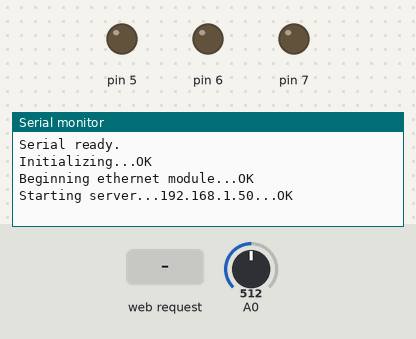
The sketch below on a simulated Arduino Uno, built with avr-gcc and run on an emulated ATmega328P. On the bench: output pins drawn as LEDs (lit = HIGH), the last lines printed to the serial monitor. Inputs (shaded band) come from the test bench; at power-on: A0 = 512. WiFi joins after 1.5 s; servers stay silent unless stated.

Above: at 2.7 s.
2.8 s: HTTP request GET /get_stat received
At 3.8 s:
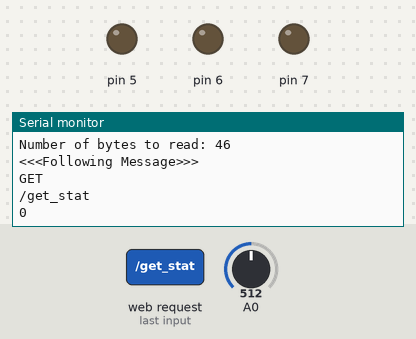
4.3 s: HTTP request GET /set_stat received
At 4.9 s:
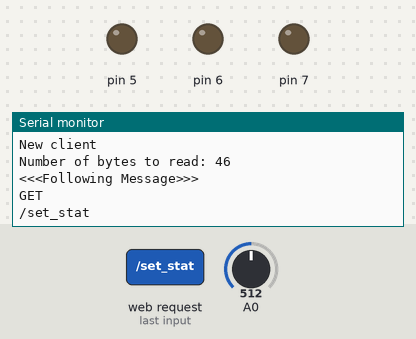

The sketch:

IoT_Wired_Multitab.ino
```cpp
#include <UIPEthernet.h>

#define AREFVOLTAGE 5.0

byte mac[] = { 0x00,0x0B,0xDC,0x1D,0x64,0xAE };
EthernetServer server = EthernetServer(80);

struct Relay8 {
	byte status;
	float latency;
} relay;

class ShiftArray {
private:
	int clkPin, latchPin, dataPin;
	byte data;

public:
	ShiftArray(int clkPin, int latchPin, int dataPin) {
		this->clkPin = clkPin;
		this->latchPin = latchPin;
		this->dataPin = dataPin;
		pinMode(clkPin, 1);
		pinMode(latchPin, 1);
		pinMode(dataPin, 1);
	}

	byte set(byte d) {
		digitalWrite(latchPin, 0);
		shiftOut(dataPin, clkPin, MSBFIRST, d);
		digitalWrite(latchPin, 1);
	}

	byte setWaitFor(byte d, void (*function)()) {
		digitalWrite(latchPin, 0);
		shiftOut(dataPin, clkPin, MSBFIRST, d);
		function();
		digitalWrite(latchPin, 1);
	}
} shifter(7,6,5);

class ACManager {
private:
	int adcPin;
	float divFactor;
	int vpp;
	uint32_t oldTime=0, nowTime=0, tmpTime=0;
	int oldV=0, nowV=0;

public:
	ACManager(int adcPin, float divFactor) {
		this->adcPin = adcPin;
		this->divFactor = divFactor;
	}

	int update() {
		oldV = nowV;
		nowV=analogRead(adcPin);
		if (nowV < oldV) {
			tmpTime = micros();
			oldTime = nowTime;
			nowTime = tmpTime;
			vpp = oldV;
			return 1;
		}
		return 0;
	}

	float getVPP() {
		return float(vpp)*AREFVOLTAGE*divFactor/1024.0;
	}

	float getFrequency() {
		return 1.0 / (nowTime - oldTime);
	}


} acm(A0,100);

void setup() {
	Serial.begin(115200);
	Serial.print(F("\r\nSerial ready."));

	Serial.print(F("\r\nInitializing..."));
	Serial.print(F("OK"));

	Serial.print(F("\r\nBeginning ethernet module..."));
	if (!Ethernet.begin(mac)) {
		Serial.print(F("Failed"));
		Serial.print(F("\r\nPlease restart Arduino"));
	}
	Serial.print(F("OK"));

	Serial.print(F("\r\nStarting server..."));

	server.begin();
	Serial.print(Ethernet.localIP());
	Serial.print(F("...OK"));

}

void loop() {
	EthernetClient client = server.available();
	acm.update();
	if (client) {
		char c;
		char buffer[50] = { 0 };
		char req[7] = { 0 };
		char url[20] = { 0 };
		int idx = 0;
		Serial.print(F("\r\n--------------------"));
		Serial.print(F("\r\nNew client"));
		Serial.print(F("\r\nNumber of bytes to read: "));
		Serial.print(client.available());
		Serial.print(F("\r\n<<<Following Message>>>\r\n"));
		while ((c = client.read()) != ' ') req[idx++] = c;
		idx = 0;
		while ((c = client.read()) != ' ') url[idx++] = c;
		Serial.println(req);
		Serial.println(url);

		if (!strcmp(req, "GET")) {
			if (!strcmp(url, "/")) {
				client.println(F("HTTP/1.1 200 OK"));
				client.println(F("Content-type: text/html\n"));
				client.print(F("<!DOCTYPE html><title>IoT Multitab Va1R0</title><meta content=\"width=device-width,initial-scale=1,maximum-scale=1,minimum-scale=1,user-scalable=no,target-densitydpi=medium-dpi\"name=viewport><style>*{margin:0;padding:0}body,html{height:100%}body{font-family:Helvetica,sans-serif}li{list-style:none}a{test-decoration:none}#header{height:45px;background-color:#00bfff}#header h1{text-align:center;line-height:45px}#acm{text-align:center;background-color:#e9e9e9}#sw_area{width:900px;margin:0 auto;overflow:hidden}.sw{width:225px;height:auto;text-align:center;float:left;transition-duration:.3s}.sw>div{width:175px;height:175px;border-radius:50px;background-color:grey;margin:10px 25px;left:20px}.sw>div.on{background-color:#0f0}.sw>div.off{background-color:green}#def{position:absolute;display:none;width:100%;height:100%}.zoom-3-5{zoom:.6;-webkit-transform:scale(.6)}</style><script crossorigin=anonymous integrity=\"sha256-hVVnYaiADRTO2PzUGmuLJr8BLUSjGIZsDYGmIJLv2b8=\"src=https://code.jquery.com/jquery-3.1.1.min.js></script><script>$(function(){function s(){$.get(\"/get_stat\",function(s){var t=s.split(\",\");e=parseInt(t[2]),$(\"#volt\").html(t[0]),$(\"#freq\").html(t[1]);for(var a=0;a<8;a++){var i=$(\".sw\").eq(a).children();e&1<<a?(i.eq(0).removeClass(\"off\"),i.eq(0).addClass(\"on\"),i.eq(2).html(\"ON\")):(i.eq(0).removeClass(\"on\"),i.eq(0).addClass(\"off\"),i.eq(2).html(\"OFF\"))}})}function t(s,t){$.post(\"/set_stat\",s+\",\"+t)}for(var e=0,a=1;a<=8;a++){var i='<div class=\"sw\" nth='+a+\" ><div></div><h1>Switch\"+a+\"</h1><h2>load...</h2></div>\";$(\"#sw_area\").html($(\"#sw_area\").html()+i)}var n=window.navigator.userAgent;(/lgtelecom/i.test(n)||/Android/i.test(n)||/blackberry/i.test(n)||/iPhone/i.test(n)||/ipad/i.test(n)||/samsung/i.test(n)||/symbian/i.test(n)||/sony/i.test(n)||/SCH-/i.test(n)||/SPH-/i.test(n))&&$(\".sw\").addClass(\"zoom-3-5\"),$(window).resize(function(){var s=parseInt($(\".sw\").css(\"width\")),t=Math.floor($(window).width()/s);t>4?t=4:0,$(\"#sw_area\").css(\"width\",s*t)}).resize(),$(\".sw>div\").click(function(){var e=$(\"#def\"),a=$(this);e.css(\"display\",\"block\"),t(a.parent().attr(\"nth\"),a.hasClass(\"on\")?\"0\":a.hasClass(\"off\")?\"1\":\"\"),s(),e.css(\"display\",\"none\")}),setInterval(function(){s()},1e3)})</script><div id=wrap><header id=header><h1>IoT Multitab</h1></header><div id=acm><span>Voltage: </span><span id=volt>load...</span><span>, Freq: </span><span id=freq>load...</span></div><div id=sw_area></div><div id=def></div></div>"));
			}
			else if (!strcmp(url, "/get_stat")) {
				client.println(F("HTTP/1.1 200 OK"));
				client.print("\r\n");
				client.print(acm.getVPP());
				client.print(',');
				client.print(acm.getFrequency());
				client.print(',');
				client.print(relay.status);
				Serial.print(relay.status);
			}

			else client.print(F("HTTP/1.1 404 NOT FOUND\r\n"));
		}

		else if (!strcmp(req, "POST")) {
			if (!strcmp(url, "/set_stat")) {
				while (client.available()) if (client.read() == '\n') if (client.read() == '\r') if (client.read() == '\n') break;
				idx = 0;
				while (client.available()) buffer[idx++] = client.read();
				buffer[idx] = '\0';
				Serial.print(buffer);
				byte mask = 1 << atoi(strtok(buffer, ",")) - 1;
				if (atoi(strtok(NULL, "."))) relay.status |= mask;
				else relay.status &= ~mask;
				shifter.set(relay.status);
			}
		}


		client.stop();
	}
}
```

external.ino
```cpp

```

Measured:
- after the input at 2.8 s, the serial monitor: prints a new line at once (image 1)
- after the input at 4.3 s, the serial monitor: prints a new line at once (image 2)
